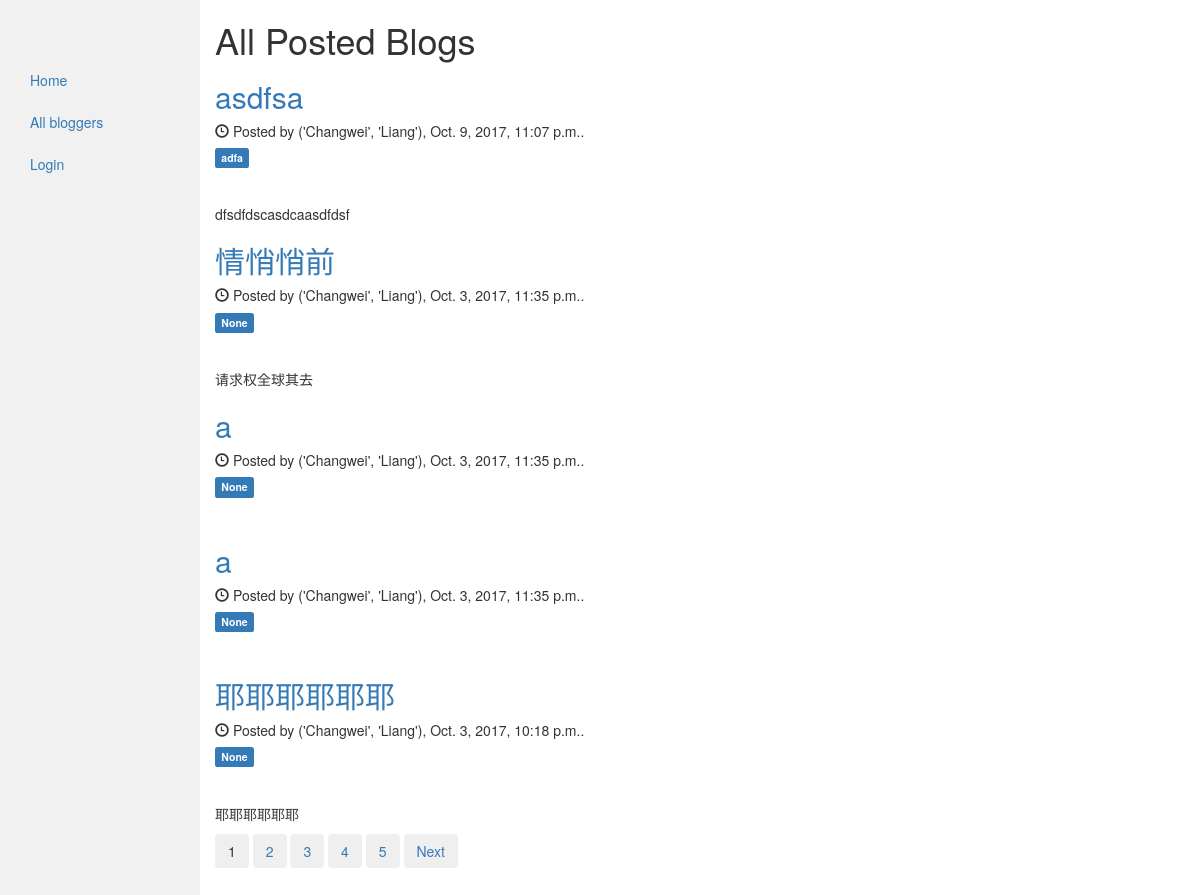
The app's page /, older data.
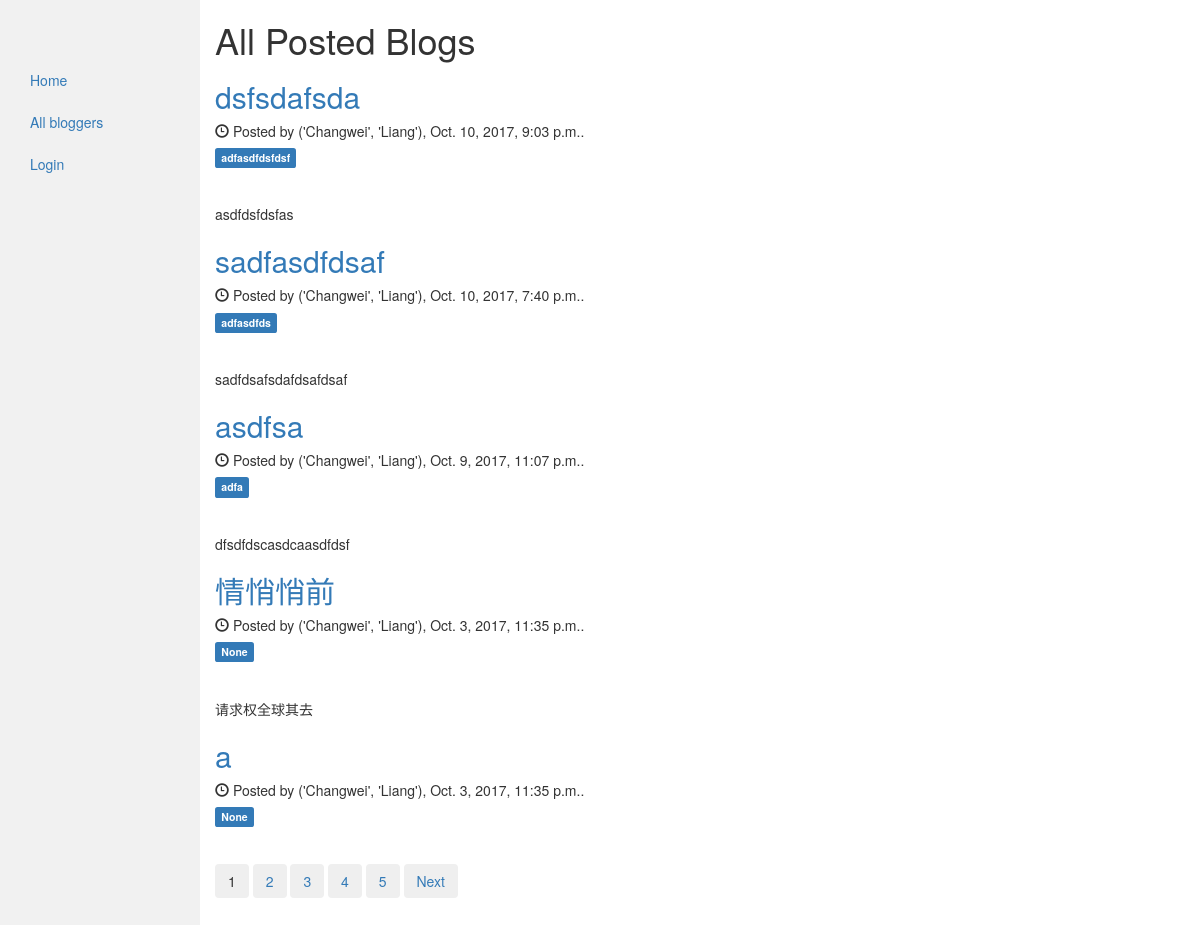
The same page, newer data.
### blog/models.py (models this page shows, shortened)
class MyPost(models.Model):
    author = models.ForeignKey(settings.AUTH_USER_MODEL, on_delete=models.CASCADE)
    title = models.CharField(max_length=100)
    content = models.TextField(blank=True)
    tags = models.CharField(max_length=20, null=True, blank=True)
    published_time = models.DateTimeField(default=timezone.now)
    created_time = models.DateTimeField(default=timezone.now)
    is_draft = models.BooleanField(default=False)
    is_private = models.BooleanField(default=False)
    can_be_edited = models.BooleanField(default=False)
    allow_comment = models.BooleanField(default=True)
    class Meta:
        ordering = ['published_time']
    def get_absolute_url(self):
        return reverse('blog:blog_detail', args=[str(self.id)])

### my_auth/models.py (models this page shows)
class User(auth_models.AbstractUser):
    email = models.EmailField(_('email address'), unique=True)

### blog/views.py (the view)
# urls.py: url(r'^$', views.HomePage.as_view(), name='homepage'),
class HomePage(MyPaginatedBlogListView):
    model = models.MyPost
    template_name = 'blog/homepage.html'
    paginate_by = 5
    context_object_name = 'blog_list'
    def get_queryset(self):
        return models.MyPost.objects.filter(is_draft=False, is_private=False).order_by('-published_time')

### blog/templatetags/blog_tag.py (called while the page is built)
@register.simple_tag
def real_name_or_username(blog):
    if blog.author.first_name and blog.author.last_name:
        return format_html('%s' % blog.author.first_name), format_html(blog.author.last_name)
    else:
        return blog.author.username

### blog/utils.py (called while the page is built)
def my_paginator_style(paginator, page, context, pages_num_2b_shown):
    context['multiple_page_series_to_show'] = 0
    if paginator.num_pages > pages_num_2b_shown:
        context['multiple_page_series_to_show'] = 1
        context['page_number_to_be_show'] = [i + page.number - pages_num_2b_shown // 2
                                             for i in range(pages_num_2b_shown)]
        if page.number <= pages_num_2b_shown // 2:
            context['page_number_to_be_show'] = [(i + 1) for i in
                                                 range(pages_num_2b_shown)]
        if page.number + pages_num_2b_shown // 2 >= paginator.num_pages:
            context['page_number_to_be_show'] = [i + paginator.num_pages - pages_num_2b_shown + 1
                                                 for i in range(pages_num_2b_shown)]
    return context

### blog/templates/blog/homepage.html (shortened to what this page needs)
<!DOCTYPE html>
<html lang="en">
{% extends 'blog/base.html' %}
{% load blog_tag %}
{% block content %}
    <h1 class="center">All Posted Blogs</h1>
    {% if blog_list %}
        {% for blog in blog_list %}
            <h2><a href="{{ blog.get_absolute_url }}">{{ blog.title }}</a></h2>
            <h5><span class="glyphicon glyphicon-time"></span> Posted by {% real_name_or_username blog %}, {{ blog.published_time }}.</h5>
            <h5><span class="label label-primary">{{ blog.tags }}</span></h5><br>
            <p>{{ blog.content|linebreaks }}</p>
        {% endfor %}
    {% else %}
        <p>No blogs are found</p>
    {% endif %}
    {% include "blog/pagination.html" %}
{% endblock %}

Row changes from the older to the newer data that the page shows:
no longer on this page (row unchanged): MyPost: title "a", author.last_name "('Changwei', 'Liang')", published_time "Oct. 3, 2017, 11:35 p.m.", tags "None"
no longer on this page (row unchanged): MyPost: title "耶耶耶耶耶耶", author.last_name "('Changwei', 'Liang')", published_time "Oct. 3, 2017, 10:18 p.m.", tags "None", content "耶耶耶耶耶耶"
added MyPost: title "dsfsdafsda", author.last_name "('Changwei', 'Liang')", published_time "Oct. 10, 2017, 9:03 p.m.", tags "adfasdfdsfdsf", content "asdfdsfdsfas"
added MyPost: title "sadfasdfdsaf", author.last_name "('Changwei', 'Liang')", published_time "Oct. 10, 2017, 7:40 p.m.", tags "adfasdfds", content "sadfdsafsdafdsafdsaf"
